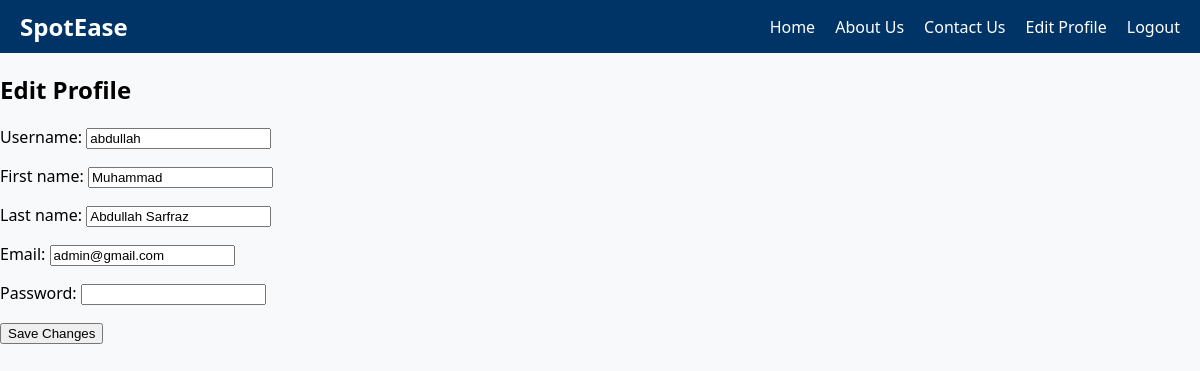
Before: /home/edit_profile/ (signed in) with the older database file.
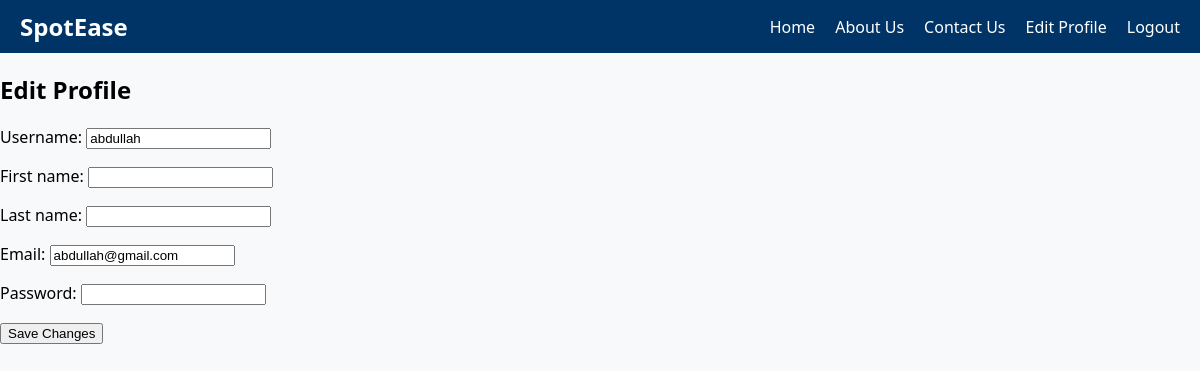
After: the same page with the newer database file.
### accounts/models.py (models this page shows)
class CustomUser(AbstractUser):
    def __str__(self):
        return f"{self.get_full_name()} ({self.email})"

### home/views.py (the view)
# urls.py: path('edit_profile/', views.edit_profile, name='edit_profile'),
@login_required
def edit_profile(request):
    if request.method == 'POST':
        form = CustomUserChangeForm(request.POST, instance=request.user)
        if form.is_valid():
            user = form.save()
            update_session_auth_hash(request, user)
            messages.success(request, "Your profile was successfully updated!")
            return redirect('edit_profile')
        else:
            messages.error(request, "Please correct the errors below.")
    else:
        form = CustomUserChangeForm(instance=request.user)
    return render(request, 'edit_profile.html', {'form': form})

### home/forms.py
class CustomUserChangeForm(UserChangeForm):
    first_name = forms.CharField(max_length=30, required=False)
    last_name = forms.CharField(max_length=30, required=False)
    username = forms.CharField(max_length=30, required=True)
    email = forms.EmailField(max_length=255, required=True)
    password = forms.CharField(widget=forms.PasswordInput(), required=False)
    class Meta:
        model = User
        fields = ['username', 'first_name', 'last_name', 'email', 'password']

### home/templates/edit_profile.html (shortened to what this page needs)
{% load static %}
<!DOCTYPE html>
<html lang="en">
<head>
    <link rel="stylesheet" href="{% static 'css/home.css' %}">
</head>
<body>
    <header class="header">
        <div class="logo">SpotEase</div>
        <nav class="nav">
            <a href="{% url 'home:home' %}">Home</a>
            <a href="{% url 'home:aboutus' %}">About Us</a>
            <a href="{% url 'home:contactus' %}">Contact Us</a>
            <a href="{% url 'home:edit_profile' %}">Edit Profile</a>
            <a href="{% url 'logout' %}">Logout</a>
        </nav>
    </header>
    <div class="profile-form">
        <h2>Edit Profile</h2>
        <form method="post">
            {{ form.as_p }}
            <button type="submit">Save Changes</button>
        </form>
    </div>
</body>
</html>

Changed rows visible on the page:
changed CustomUser "abdullah": first_name "Muhammad" → (not shown); last_name "Abdullah Sarfraz" → (not shown); email "admin@gmail.com" → "abdullah@gmail.com"
